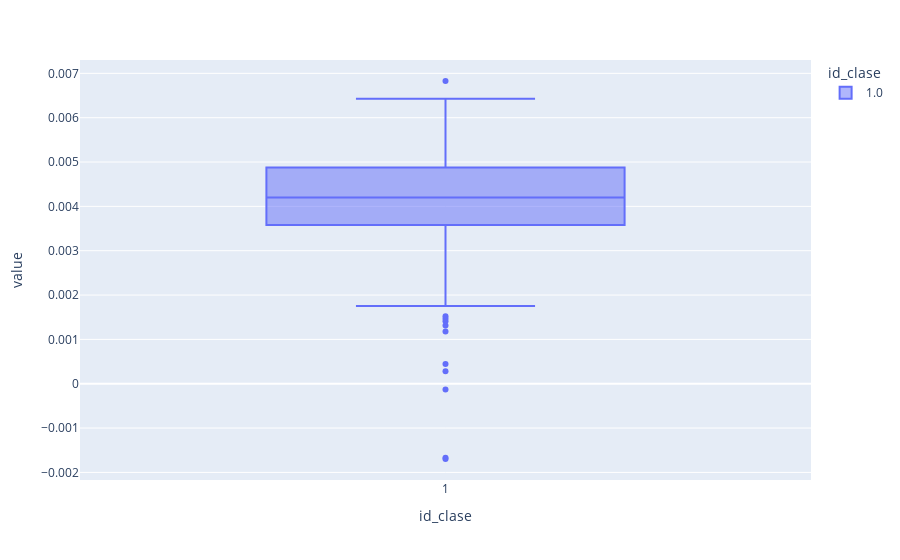

This figure's notebook cell:
### Code cell
px.box(sitios_gr_melt.query("id_clase == 1 & Bands == 'B2'"), x = 'id_clase', color = 'id_clase', y = 'value', hover_data=["index","id_clase"])

### Figure 1 — Plotly figure (JSON) as saved in the notebook; plotly's stock layout.template omitted (floating-point values rounded to 4 significant figures; data arrays with more than 128 entries replaced by an {"elided": "..."} marker saying what was removed)
{"data": [{"alignmentgroup": "True", "customdata": {"elided": "192x1 int values"}, "hovertemplate": "id_clase=%{x}<br>value=%{y}<br>index=%{customdata[0]}<extra></extra>", "legendgroup": "1.0", "marker": {"color": "#636efa"}, "name": "1.0", "notched": false, "offsetgroup": "1.0", "orientation": "v", "showlegend": true, "type": "box", "x": {"elided": "192 int values"}, "x0": " ", "xaxis": "x", "y": {"elided": "192 float values"}, "y0": " ", "yaxis": "y"}], "layout": {"boxmode": "overlay", "legend": {"title": {"text": "id_clase"}, "tracegroupgap": 0}, "margin": {"t": 60}, "xaxis": {"anchor": "y", "categoryarray": [1], "categoryorder": "array", "domain": [0, 1], "title": {"text": "id_clase"}}, "yaxis": {"anchor": "x", "domain": [0, 1], "title": {"text": "value"}}}}
